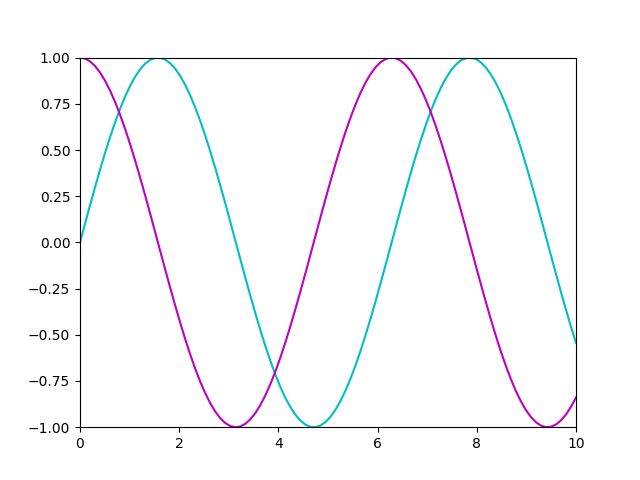

Python code for this plot:
import numpy as np
import matplotlib as mpl
import matplotlib.pyplot as plt
plt.style.use("seaborn-v0_8-bright")

x = np.linspace(0, 10, 100)

fig = plt.figure()
ax = plt.axes()

plt.xlim(0, 10)
plt.ylim(-1, 1)

plt.plot(x, np.sin(x), "-c", label="sine")
plt.plot(x, np.cos(x), "-m", label="cosine")

plt.savefig("lineplot.png")